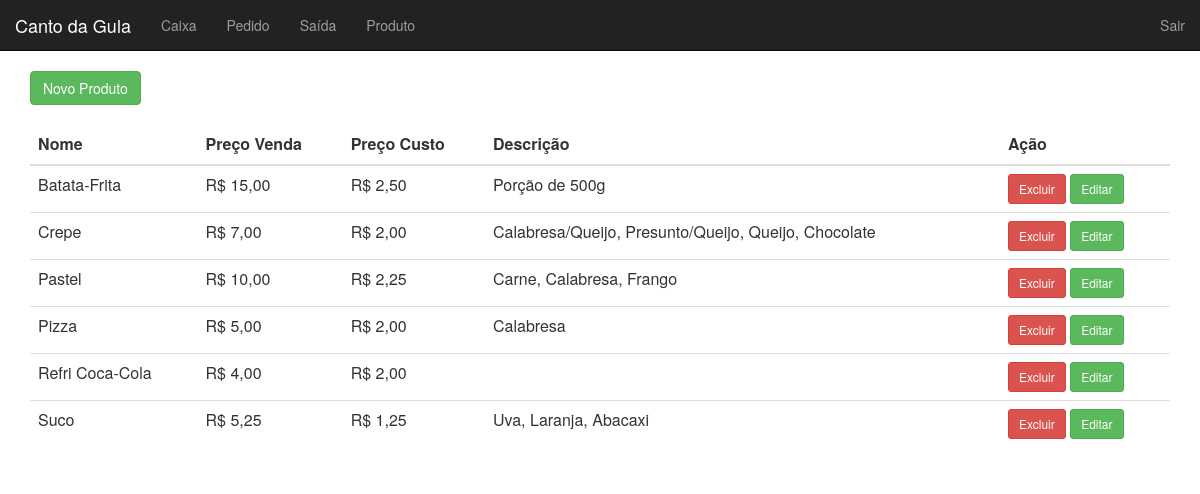
The page /produto/ (signed in) on the database as committed earlier.
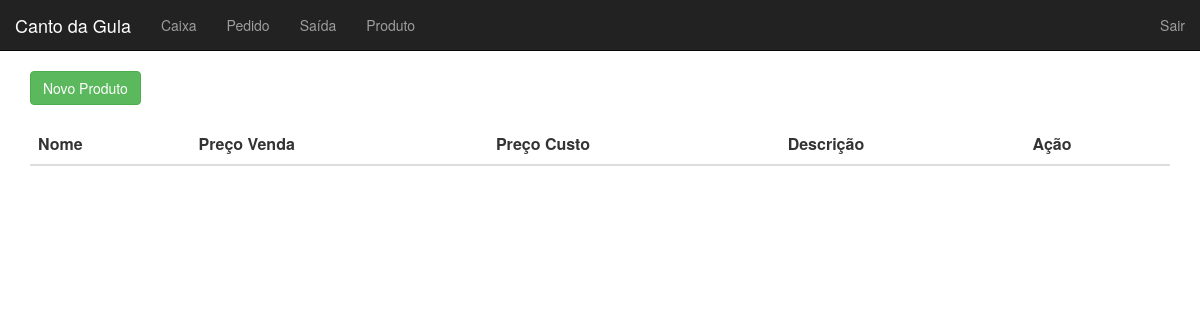
The same page on the database as committed later.
### tables this page shows
CREATE TABLE `produto` (
  `id` int(11) NOT NULL AUTO_INCREMENT,
  `nome` varchar(50) NOT NULL,
  `preco_venda` double NOT NULL,
  `preco_custo` double DEFAULT NULL,
  `status` tinyint(4) NOT NULL,
  `descricao` text,
  PRIMARY KEY (`id`)
);

### core/controller.php (called while the page is built, shortened)
<?php
class controller {
    public function loadTemplate($viewName, $viewData = array()){
        include 'views/template.php';
    }
    public function loadViewInTemplate($viewName, $viewData = array()){
        extract($viewData);
        include 'views/'.$viewName.'.php';
    }
}
?>

### controllers/produtoController.php (called while the page is built, shortened)
<?php
class produtoController extends controller {
    public function index() {
        $dados = array(
            'produtos' => array()
        );
        $produto = new Produto();
        $dados['produtos'] = $produto->getProdutos();
        $this->loadTemplate('produto', $dados);
    }
}
?>

### core/core.php (called while the page is built, shortened)
<?php
class Core{
    public function run(){
        $url = (isset($_GET['q']))?"/".$_GET['q']:"";
        $params = array();
        if (!empty($url) && $url != '/') {
            $url = explode('/', $url);
            array_shift($url);
            if ($url[count($url)-1] == ""){
                array_pop($url);
            }
            array_shift($url);
            if (isset($url[0])) {
                    $currentAction = $url[0];
                    array_shift($url);
            } else {
                    $currentAction = 'index';
            }
        } else {
            $currentController = 'homeController';
            $currentAction = 'index';
        }
        $c = new $currentController();
        call_user_func_array(array($c, $currentAction), $params);
    }
}
?>

### index.php (called while the page is built, shortened)
<?php
$core = new Core();
$core->run();
?>

### core/model.php (called while the page is built, shortened)
<?php
class model {
    public function __construct(){
        global $banco;
        $this->db = $banco;
    }
}
?>

### models/Produto.php (called while the page is built, shortened)
<?php
class Produto extends model {
    public function getProdutos() {
        $array = array();
        $sql = "SELECT * FROM produto ORDER BY nome";
        $sql = $this->db->query($sql);
        if ($sql->rowCount() > 0) {
            $array = $sql->fetchAll();
        }
        return $array;
    }
}

### views/produto.php (the view, shortened to what this page needs)
<div class="row">
    <div class="col-md-12">
        <a href="<?php echo BASE_URL; ?>/produto/add" class="btn btn-success">Novo Produto</a>
    </div>
</div>
<br/>
<div class="row">
    <div class="col-md-12">
        <table class="table table-hover">
            <thead>
                <tr>
                    <th>Nome</th>
                    <th>Preço Venda</th>
                    <th>Preço Custo</th>
                    <th>Descrição</th>
                    <th>Ação</th>
                </tr>
            </thead>
            <tbody>
                <?php foreach ($produtos as $produto): ?>
                <?php if ($produto['status'] == '1'): ?>
                <tr>
                <?php else: ?>
                <tr class="danger">
                <?php endif; ?>
                    <td><?php echo $produto['nome']; ?></td>
                    <td><?php echo "R$ ".number_format($produto['preco_venda'],2,',','.'); ?></td>
                    <td><?php echo "R$ ".number_format($produto['preco_custo'],2,',','.'); ?></td>
                    <td><?php echo $produto['descricao']; ?></td>
                    <td>
                        <a href="<?php echo BASE_URL; ?>/produto/excluir/<?php echo $produto['id']; ?>" class="btn btn-sm btn-danger">Excluir</a>
                        <a href="<?php echo BASE_URL; ?>/produto/editar/<?php echo $produto['id']; ?>" class="btn btn-sm btn-success">Editar</a>
                    </td>
                </tr>
                <?php endforeach; ?>
            </tbody>
        </table>
    </div>
</div>

### views/template.php (shortened to what this page needs)
<html>
    <head>
        <link href="<?php echo BASE_URL; ?>/assets/css/bootstrap.min.css" rel="stylesheet"/>
    </head>
    <body>
        <nav class="navbar navbar-inverse navbar-static-top" role="navigation">
            <div class="container-fluid">
                <div class="navbar-header">
                    <a class="navbar-brand" href="<?php echo BASE_URL; ?>">Canto da Gula</a>
                </div>
                <div class="collapse navbar-collapse" id="bs-example-navbar-collapse-1">
                    <ul class="nav navbar-nav">
                        <li><a href="<?php echo BASE_URL; ?>/caixa/">Caixa</a></li>
                        <li><a href="<?php echo BASE_URL; ?>/pedido/">Pedido</a></li>
                        <li><a href="<?php echo BASE_URL; ?>/saida/">Saída</a></li>
                        <li><a href="<?php echo BASE_URL; ?>/produto/">Produto</a></li>
                    </ul>
                    <ul class="nav navbar-nav navbar-right">
                        <li><a href="<?php echo BASE_URL; ?>/login/logout">Sair</a></li>
                    </ul>
                </div>
        </nav>
        <div class="container">
            <?php $this->loadViewInTemplate($viewName, $viewData); ?>
        </div>
    </body>
</html>

Rows that differ between the two databases and show on the page:
removed produto: nome "Batata-Frita", preco_venda "15,00", preco_custo "2,50", descricao "Porção de 500g"
removed produto: nome "Crepe", preco_venda "7,00", preco_custo "2,00", descricao "Calabresa/Queijo, Presunto/Queijo, Queijo, Chocolate"
removed produto: nome "Pastel", preco_venda "10,00", preco_custo "2,25", descricao "Carne, Calabresa, Frango"
removed produto: nome "Pizza", preco_venda "5,00", preco_custo "2,00", descricao "Calabresa"
removed produto: nome "Refri Coca-Cola", preco_venda "4,00", preco_custo "2,00"
removed produto: nome "Suco", preco_venda "5,25", preco_custo "1,25", descricao "Uva, Laranja, Abacaxi"
